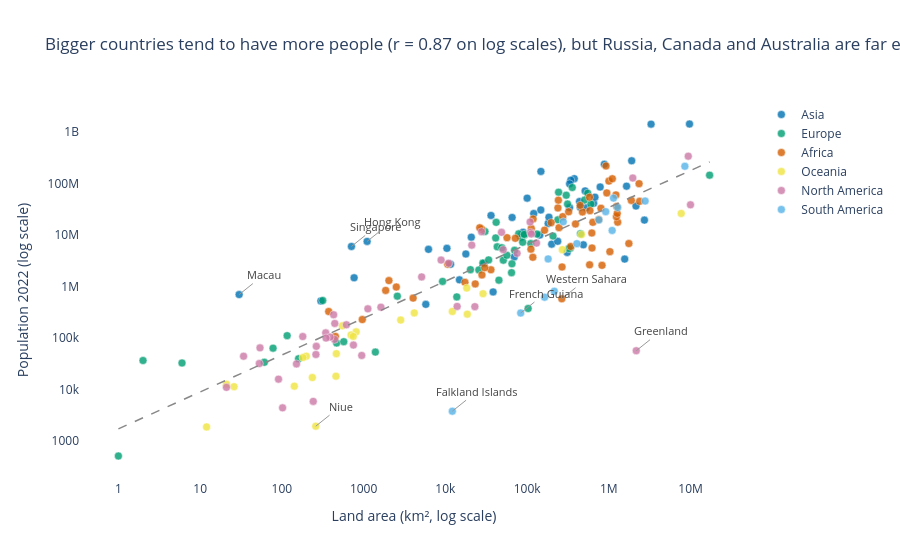

Notebook cell for this chart:
### Markdown cell above
**Chart choice & justification:** *Which chart did you choose, and why? Justify design choices.

This one is about the relationship between two numeric variables, so a **scatter plot** is the natural fit (each dot is a country). Both area and population span many orders of magnitude, from tiny islands to China and Russia, so I used **log scales** on both axes. Without that, almost all the dots would be squashed into one corner. Colour is used for the continent, with a colour-blind-safe palette, so we can see whether the pattern differs between them. I added a thin grey trend line to show the overall pattern (a clear but loose positive relationship), and I only labelled the countries that sit furthest from that line, so the chart is not buried in text.

### Code cell
# Q3
cb = {'Africa': '#D55E00', 'Asia': '#0072B2', 'Europe': '#009E73',   # Okabe-Ito colour-blind-safe palette
      'North America': '#CC79A7', 'Oceania': '#F0E442', 'South America': '#56B4E9'}

x, y = np.log10(df['Area']), np.log10(df['2022 Population'])
slope, intercept = np.polyfit(x, y, 1)
r = np.corrcoef(x, y)[0, 1]
df['resid'] = y - (slope * x + intercept)

fig = px.scatter(df, x='Area', y='2022 Population', color='Continent',
                 color_discrete_map=cb, hover_name='Country', log_x=True, log_y=True,
                 template='plotly_white',
                 title=f'Bigger countries tend to have more people (r = {r:.2f} on log scales), '
                       'but Russia, Canada and Australia are far emptier than their size suggests')

fig.update_traces(marker=dict(size=8, opacity=0.8, line=dict(width=0.5, color='white')))

# Overall trend line (grey)
xs = np.linspace(x.min(), x.max(), 50)
fig.add_scatter(x=10 ** xs, y=10 ** (slope * xs + intercept), mode='lines',
                line=dict(color='#888', dash='dash', width=1.5), showlegend=False, hoverinfo='skip')

# Label only the biggest outliers (furthest from the trend)
outliers = pd.concat([df.nlargest(3, 'resid'), df.nsmallest(5, 'resid')])
for _, o in outliers.iterrows():
    fig.add_annotation(x=np.log10(o['Area']), y=np.log10(o['2022 Population']), text=o['Country'],
                       showarrow=True, arrowhead=0, arrowcolor='#999', ax=25, ay=-20,
                       font=dict(size=11, color='#444'))

fig.update_layout(xaxis_title='Land area (km², log scale)', yaxis_title='Population 2022 (log scale)',
                  legend_title_text=None)
fig.update_xaxes(showgrid=False)
fig.update_yaxes(showgrid=False)
fig.show()

### Figure 1 — Plotly figure (JSON) as saved in the notebook; plotly's stock layout.template omitted (floating-point values rounded to 4 significant figures)
{"data": [{"hovertemplate": "<b>%{hovertext}</b><br><br>Continent=Asia<br>Area=%{x}<br>2022 Population=%{y}<extra></extra>", "hovertext": ["Afghanistan", "Armenia", "Azerbaijan", "Bahrain", "Bangladesh", "Bhutan", "Brunei", "Cambodia", "China", "Georgia", "Hong Kong", "India", "Indonesia", "Iran", "Iraq", "Israel", "Japan", "Jordan", "Kazakhstan", "Kuwait", "Kyrgyzstan", "Laos", "Lebanon", "Macau", "Malaysia", "Maldives", "Mongolia", "Myanmar", "Nepal", "North Korea", "Oman", "Pakistan", "Palestine", "Philippines", "Qatar", "Saudi Arabia", "Singapore", "South Korea", "Sri Lanka", "Syria", "Taiwan", "Tajikistan", "Thailand", "Timor-Leste", "Turkey", "Turkmenistan", "United Arab Emirates", "Uzbekistan", "Vietnam", "Yemen"], "legendgroup": "Asia", "marker": {"color": "#0072B2", "line": {"color": "white", "width": 0.5}, "opacity": 0.8, "size": 8, "symbol": "circle"}, "mode": "markers", "name": "Asia", "orientation": "v", "showlegend": true, "type": "scatter", "x": [652230, 29743, 86600, 765, 147570, 38394, 5765, 181035, 9706961, 69700, 1104, 3287590, 1904569, 1648195, 438317, 20770, 377930, 89342, 2724900, 17818, 199951, 236800, 10452, 30, 330803, 300, 1564110, 676578, 147181, 120538, 309500, 881912, 6220, 342353, 11586, 2149690, 710, 100210, 65610, 185180, 36193, 143100, 513120, 14874, 783562, 488100, 83600, 447400, 331212, 527968], "xaxis": "x", "y": [41128771, 2780469, 10358074, 1472233, 171186372, 782455, 449002, 16767842, 1425887337, 3744385, 7488865, 1417173173, 275501339, 88550570, 44496122, 9038309, 123951692, 11285869, 19397998, 4268873, 6630623, 7529475, 5489739, 695168, 33938221, 523787, 3398366, 54179306, 30547580, 26069416, 4576298, 235824862, 5250072, 115559009, 2695122, 36408820, 5975689, 51815810, 21832143, 22125249, 23893394, 9952787, 71697030, 1341296, 85341241, 6430770, 9441129, 34627652, 98186856, 33696614], "yaxis": "y"}, {"hovertemplate": "<b>%{hovertext}</b><br><br>Continent=Europe<br>Area=%{x}<br>2022 Population=%{y}<extra></extra>", "hovertext": ["Albania", "Andorra", "Austria", "Belarus", "Belgium", "Bosnia and Herzegovina", "Bulgaria", "Croatia", "Cyprus", "Czech Republic", "Denmark", "Estonia", "Faroe Islands", "Finland", "France", "Germany", "Gibraltar", "Greece", "Guernsey", "Hungary", "Iceland", "Ireland", "Isle of Man", "Italy", "Jersey", "Latvia", "Liechtenstein", "Lithuania", "Luxembourg", "Malta", "Moldova", "Monaco", "Montenegro", "Netherlands", "North Macedonia", "Norway", "Poland", "Portugal", "Romania", "Russia", "San Marino", "Serbia", "Slovakia", "Slovenia", "Spain", "Sweden", "Switzerland", "Ukraine", "United Kingdom", "Vatican City"], "legendgroup": "Europe", "marker": {"color": "#009E73", "line": {"color": "white", "width": 0.5}, "opacity": 0.8, "size": 8, "symbol": "circle"}, "mode": "markers", "name": "Europe", "orientation": "v", "showlegend": true, "type": "scatter", "x": [28748, 468, 83871, 207600, 30528, 51209, 110879, 56594, 9251, 78865, 43094, 45227, 1393, 338424, 551695, 357114, 6, 131990, 78, 93028, 103000, 70273, 572, 301336, 116, 64559, 160, 65300, 2586, 316, 33846, 2, 13812, 41850, 25713, 323802, 312679, 92090, 238391, 17098242, 61, 88361, 49037, 20273, 505992, 450295, 41284, 603500, 242900, 1], "xaxis": "x", "y": [2842321, 79824, 8939617, 9534954, 11655930, 3233526, 6781953, 4030358, 1251488, 10493986, 5882261, 1326062, 53090, 5540745, 64626628, 83369843, 32649, 10384971, 63301, 9967308, 372899, 5023109, 84519, 59037474, 110778, 1850651, 39327, 2750055, 647599, 533286, 3272996, 36469, 627082, 17564014, 2093599, 5434319, 39857145, 10270865, 19659267, 144713314, 33660, 7221365, 5643453, 2119844, 47558630, 10549347, 8740472, 39701739, 67508936, 510], "yaxis": "y"}, {"hovertemplate": "<b>%{hovertext}</b><br><br>Continent=Africa<br>Area=%{x}<br>2022 Population=%{y}<extra></extra>", "hovertext": ["Algeria", "Angola", "Benin", "Botswana", "Burkina Faso", "Burundi", "Cameroon", "Cape Verde", "Central African Republic", "Chad", "Comoros", "Djibouti", "DR Congo", "Egypt", "Equatorial Guinea", "Eritrea", "Eswatini", "Ethiopia", "Gabon", "Gambia", "Ghana", "Guinea", "Guinea-Bissau", "Ivory Coast", "Kenya", "Lesotho", "Liberia", "Libya", "Madagascar", "Malawi", "Mali", "Mauritania", "Mauritius", "Mayotte", "Morocco", "Mozambique", "Namibia", "Niger", "Nigeria", "Republic of the Congo", "Reunion", "Rwanda", "Sao Tome and Principe", "Senegal", "Seychelles", "Sierra Leone", "Somalia", "South Africa", "South Sudan", "Sudan", "Tanzania", "Togo", "Tunisia", "Uganda", "Western Sahara", "Zambia", "Zimbabwe"], "legendgroup": "Africa", "marker": {"color": "#D55E00", "line": {"color": "white", "width": 0.5}, "opacity": 0.8, "size": 8, "symbol": "circle"}, "mode": "markers", "name": "Africa", "orientation": "v", "showlegend": true, "type": "scatter", "x": [2381741, 1246700, 112622, 582000, 272967, 27834, 475442, 4033, 622984, 1284000, 1862, 23200, 2344858, 1002450, 28051, 117600, 17364, 1104300, 267668, 10689, 238533, 245857, 36125, 322463, 580367, 30355, 111369, 1759540, 587041, 118484, 1240192, 1030700, 2040, 374, 446550, 801590, 825615, 1267000, 923768, 342000, 2511, 26338, 964, 196722, 452, 71740, 637657, 1221037, 619745, 1886068, 945087, 56785, 163610, 241550, 266000, 752612, 390757], "xaxis": "x", "y": [44903225, 35588987, 13352864, 2630296, 22673762, 12889576, 27914536, 593149, 5579144, 17723315, 836774, 1120849, 99010212, 110990103, 1674908, 3684032, 1201670, 123379924, 2388992, 2705992, 33475870, 13859341, 2105566, 28160542, 54027487, 2305825, 5302681, 6812341, 29611714, 20405317, 22593590, 4736139, 1299469, 326101, 37457971, 32969517, 2567012, 26207977, 218541212, 5970424, 974052, 13776698, 227380, 17316449, 107118, 8605718, 17597511, 59893885, 10913164, 46874204, 65497748, 8848699, 12356117, 47249585, 575986, 20017675, 16320537], "yaxis": "y"}, {"hovertemplate": "<b>%{hovertext}</b><br><br>Continent=Oceania<br>Area=%{x}<br>2022 Population=%{y}<extra></extra>", "hovertext": ["American Samoa", "Australia", "Cook Islands", "Fiji", "French Polynesia", "Guam", "Kiribati", "Marshall Islands", "Micronesia", "Nauru", "New Caledonia", "New Zealand", "Niue", "Northern Mariana Islands", "Palau", "Papua New Guinea", "Samoa", "Solomon Islands", "Tokelau", "Tonga", "Tuvalu", "Vanuatu", "Wallis and Futuna"], "legendgroup": "Oceania", "marker": {"color": "#F0E442", "line": {"color": "white", "width": 0.5}, "opacity": 0.8, "size": 8, "symbol": "circle"}, "mode": "markers", "name": "Oceania", "orientation": "v", "showlegend": true, "type": "scatter", "x": [199, 7692024, 236, 18272, 4167, 549, 811, 181, 702, 21, 18575, 270467, 260, 464, 459, 462840, 2842, 28896, 12, 747, 26, 12189, 142], "xaxis": "x", "y": [44273, 26177413, 17011, 929766, 306279, 171774, 131232, 41569, 114164, 12668, 289950, 5185288, 1934, 49551, 18055, 10142619, 222382, 724273, 1871, 106858, 11312, 326740, 11572], "yaxis": "y"}, {"hovertemplate": "<b>%{hovertext}</b><br><br>Continent=North America<br>Area=%{x}<br>2022 Population=%{y}<extra></extra>", "hovertext": ["Anguilla", "Antigua and Barbuda", "Aruba", "Bahamas", "Barbados", "Belize", "Bermuda", "British Virgin Islands", "Canada", "Cayman Islands", "Costa Rica", "Cuba", "Curacao", "Dominica", "Dominican Republic", "El Salvador", "Greenland", "Grenada", "Guadeloupe", "Guatemala", "Haiti", "Honduras", "Jamaica", "Martinique", "Mexico", "Montserrat", "Nicaragua", "Panama", "Puerto Rico", "Saint Barthelemy", "Saint Kitts and Nevis", "Saint Lucia", "Saint Martin", "Saint Pierre and Miquelon", "Saint Vincent and the Grenadines", "Sint Maarten", "Trinidad and Tobago", "Turks and Caicos Islands", "United States", "United States Virgin Islands"], "legendgroup": "North America", "marker": {"color": "#CC79A7", "line": {"color": "white", "width": 0.5}, "opacity": 0.8, "size": 8, "symbol": "circle"}, "mode": "markers", "name": "North America", "orientation": "v", "showlegend": true, "type": "scatter", "x": [91, 442, 180, 13943, 430, 22966, 54, 151, 9984670, 264, 51100, 109884, 444, 751, 48671, 21041, 2166086, 344, 1628, 108889, 27750, 112492, 10991, 1128, 1964375, 102, 130373, 75417, 8870, 21, 261, 616, 53, 242, 389, 34, 5130, 948, 9372610, 347], "xaxis": "x", "y": [15857, 93763, 106445, 409984, 281635, 405272, 64184, 31305, 38454327, 68706, 5180829, 11212191, 191163, 72737, 11228821, 6336392, 56466, 125438, 395752, 17843908, 11584996, 10432860, 2827377, 367507, 127504125, 4390, 6948392, 4408581, 3252407, 10967, 47657, 179857, 31791, 5862, 103948, 44175, 1531044, 45703, 338289857, 99465], "yaxis": "y"}, {"hovertemplate": "<b>%{hovertext}</b><br><br>Continent=South America<br>Area=%{x}<br>2022 Population=%{y}<extra></extra>", "hovertext": ["Argentina", "Bolivia", "Brazil", "Chile", "Colombia", "Ecuador", "Falkland Islands", "French Guiana", "Guyana", "Paraguay", "Peru", "Suriname", "Uruguay", "Venezuela"], "legendgroup": "South America", "marker": {"color": "#56B4E9", "line": {"color": "white", "width": 0.5}, "opacity": 0.8, "size": 8, "symbol": "circle"}, "mode": "markers", "name": "South America", "orientation": "v", "showlegend": true, "type": "scatter", "x": [2780400, 1098581, 8515767, 756102, 1141748, 276841, 12173, 83534, 214969, 406752, 1285216, 163820, 181034, 916445], "xaxis": "x", "y": [45510318, 12224110, 215313498, 19603733, 51874024, 18001000, 3780, 304557, 808726, 6780744, 34049588, 618040, 3422794, 28301696], "yaxis": "y"}, {"hoverinfo": "skip", "line": {"color": "#888", "dash": "dash", "width": 1.5}, "mode": "lines", "showlegend": false, "type": "scatter", "x": [1.0, 1.405, 1.973, 2.772, 3.894, 5.471, 7.685, 10.8, 15.17, 21.31, 29.93, 42.05, 59.07, 82.97, 116.6, 163.7, 230.0, 323.1, 453.9, 637.7, 895.8, 1258.0, 1768.0, 2483.0, 3489.0, 4901.0, 6885.0, 9672.0, 13590.0, 19090.0, 26810.0, 37670.0, 52910.0, 74330.0, 104400.0, 146700.0, 206100.0, 289500.0, 406700.0, 571300.0, 802500.0, 1127000.0, 1584000.0, 2225000.0, 3125000.0, 4390000.0, 6168000.0, 8664000.0, 12170000.0, 17100000.0], "y": [1715.0, 2188.0, 2791.0, 3561.0, 4543.0, 5796.0, 7395.0, 9434.0, 12040.0, 15360.0, 19590.0, 25000.0, 31890.0, 40690.0, 51910.0, 66230.0, 84490.0, 107800.0, 137500.0, 175500.0, 223900.0, 285600.0, 364400.0, 464900.0, 593100.0, 756700.0, 965400.0, 1232000.0, 1571000.0, 2005000.0, 2558000.0, 3263000.0, 4163000.0, 5312000.0, 6777000.0, 8646000.0, 11030000.0, 14070000.0, 17950000.0, 22910000.0, 29220000.0, 37290000.0, 47570000.0, 60690000.0, 77430000.0, 98790000.0, 126000000.0, 160800000.0, 205100000.0, 261700000.0]}], "layout": {"annotations": [{"arrowcolor": "#999", "arrowhead": 0, "ax": 25, "ay": -20, "font": {"color": "#444", "size": 11}, "showarrow": true, "text": "Macau", "x": 1.477, "y": 5.842}, {"arrowcolor": "#999", "arrowhead": 0, "ax": 25, "ay": -20, "font": {"color": "#444", "size": 11}, "showarrow": true, "text": "Singapore", "x": 2.851, "y": 6.776}, {"arrowcolor": "#999", "arrowhead": 0, "ax": 25, "ay": -20, "font": {"color": "#444", "size": 11}, "showarrow": true, "text": "Hong Kong", "x": 3.043, "y": 6.874}, {"arrowcolor": "#999", "arrowhead": 0, "ax": 25, "ay": -20, "font": {"color": "#444", "size": 11}, "showarrow": true, "text": "Greenland", "x": 6.336, "y": 4.752}, {"arrowcolor": "#999", "arrowhead": 0, "ax": 25, "ay": -20, "font": {"color": "#444", "size": 11}, "showarrow": true, "text": "Falkland Islands", "x": 4.085, "y": 3.577}, {"arrowcolor": "#999", "arrowhead": 0, "ax": 25, "ay": -20, "font": {"color": "#444", "size": 11}, "showarrow": true, "text": "Niue", "x": 2.415, "y": 3.286}, {"arrowcolor": "#999", "arrowhead": 0, "ax": 25, "ay": -20, "font": {"color": "#444", "size": 11}, "showarrow": true, "text": "Western Sahara", "x": 5.425, "y": 5.76}, {"arrowcolor": "#999", "arrowhead": 0, "ax": 25, "ay": -20, "font": {"color": "#444", "size": 11}, "showarrow": true, "text": "French Guiana", "x": 4.922, "y": 5.484}], "legend": {"title": {}, "tracegroupgap": 0}, "title": {"text": "Bigger countries tend to have more people (r = 0.87 on log scales), but Russia, Canada and Australia are far emptier than their size suggests"}, "xaxis": {"anchor": "y", "domain": [0, 1], "showgrid": false, "title": {"text": "Land area (km², log scale)"}, "type": "log"}, "yaxis": {"anchor": "x", "domain": [0, 1], "showgrid": false, "title": {"text": "Population 2022 (log scale)"}, "type": "log"}}}
